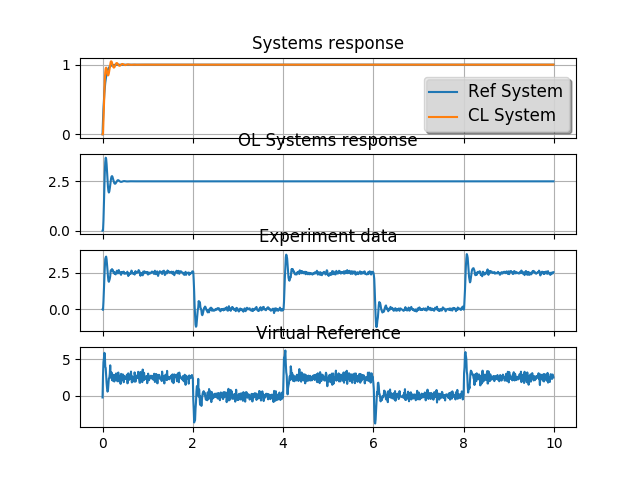

Python code for this plot:
import numpy as np
import matplotlib.pyplot as plt
import control as ctl
from vrft import *

def generateNoise(t):
	omega = 2*np.pi*100
	xi = 0.9
	noise =  np.random.normal(0,0.1,t.size)
	# Second order system
	yn,t,x = ctl.lsim(ctl.tf([omega**2], [1, 2*xi*omega, omega**2]), \
		noise, t)
	return yn

#Generate time and u(t) signals
t_start = 0
t_end = 10
t_step = 1e-2
t = np.arange(t_start, t_end, t_step)
u = np.ones(len(t)).tolist()
u[200:400] = np.zeros(200)
u[600:800] = np.zeros(200)

#Experiment
num = [0.5]
den = [1, -1.6, 0.8]
sys = ctl.tf(num, den, t_step)
y,t,x= ctl.lsim(sys, u, t)
y += generateNoise(t)
data = vrft.iddata(y[0],u,t_step,[0])

#Reference Model
refModel = ctl.tf([0.2], [1, -0.8], t_step)

#PI Controller
base = [ctl.tf([1], [1],t_step),
	ctl.tf([1, 0], [1, -1],t_step),
	ctl.tf([1, -1], [1, 0],t_step)]

#Experiment filter
omega = 2*np.pi*1
L =  ctl.tf([1], [1/omega, 1])
L =  ctl.sample_system(L, 0.01)

#VRFT
C, theta, r = vrft.vrftAlgorithm(data, refModel, base, L)

#Obtained controller
print "Controller:", C
L = C*sys
L = L/(1+L)

L = L.minreal()
#this is due to a bug in the control library
L = ctl.tf(L.num, L.den, t_step)

print "Theta:", theta

#Analysis
yr,t = ctl.step(refModel, t)
yc,t = ctl.step(L, t)
ys,t = ctl.step(sys, t)


fig, ax = plt.subplots(4, sharex=True)
ax[0].plot(t,yr[0],label='Ref System')
ax[0].plot(t,yc[0], label='CL System')
ax[0].set_title('Systems response')
ax[0].grid(True)
ax[1].plot(t,ys[0], label='OL System')
ax[1].set_title('OL Systems response')
ax[1].grid(True)
ax[2].plot(t,y[0])
ax[2].grid(True)
ax[2].set_title('Experiment data')
ax[3].plot(t,r)
ax[3].grid(True)
ax[3].set_title('Virtual Reference')

# Now add the legend with some customizations.
legend = ax[0].legend(loc='lower right', shadow=True)

# The frame is matplotlib.patches.Rectangle instance surrounding the legend.
frame = legend.get_frame()
frame.set_facecolor('0.90')

# Set the fontsize
for label in legend.get_texts():
    label.set_fontsize('large')

for label in legend.get_lines():
    label.set_linewidth(1.5)  # the legend line width
plt.show()
